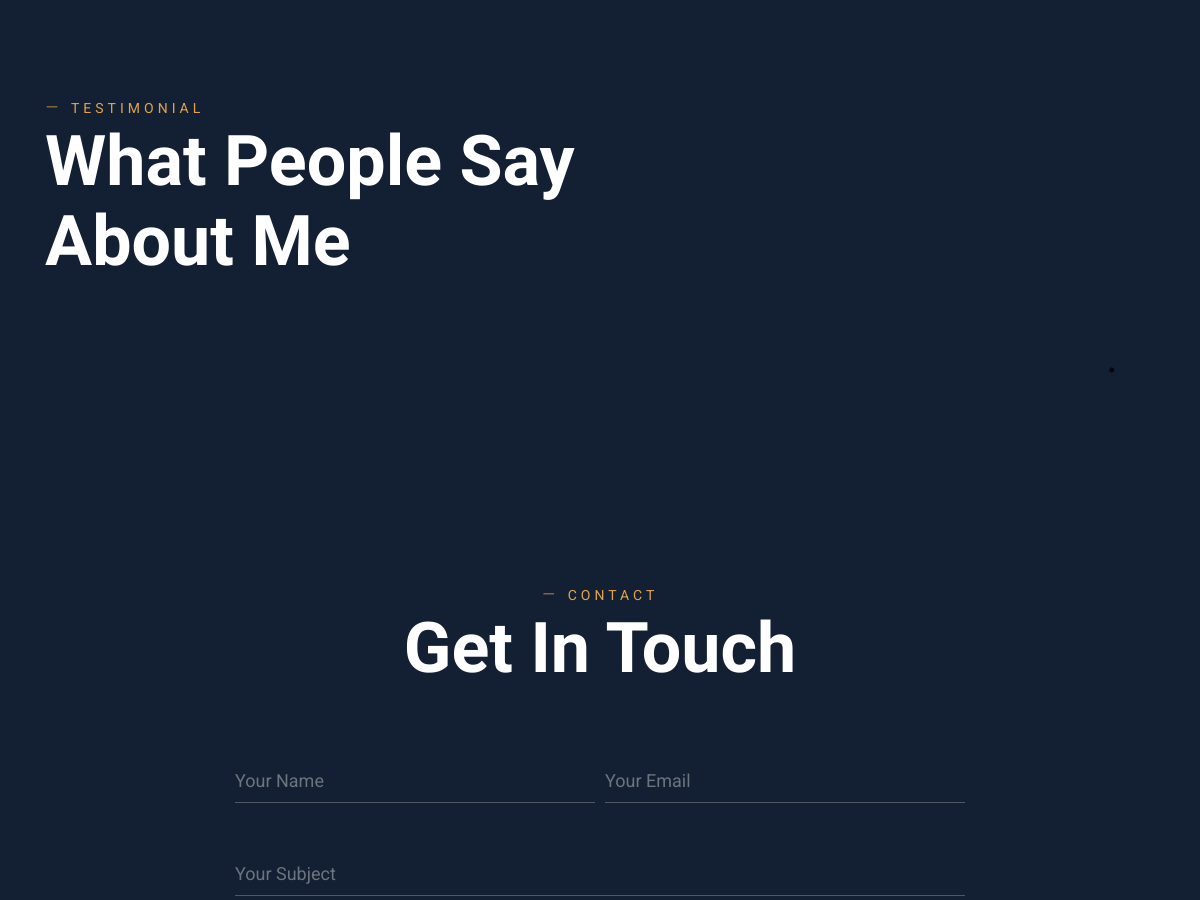
The app's page / (middle part), older data.
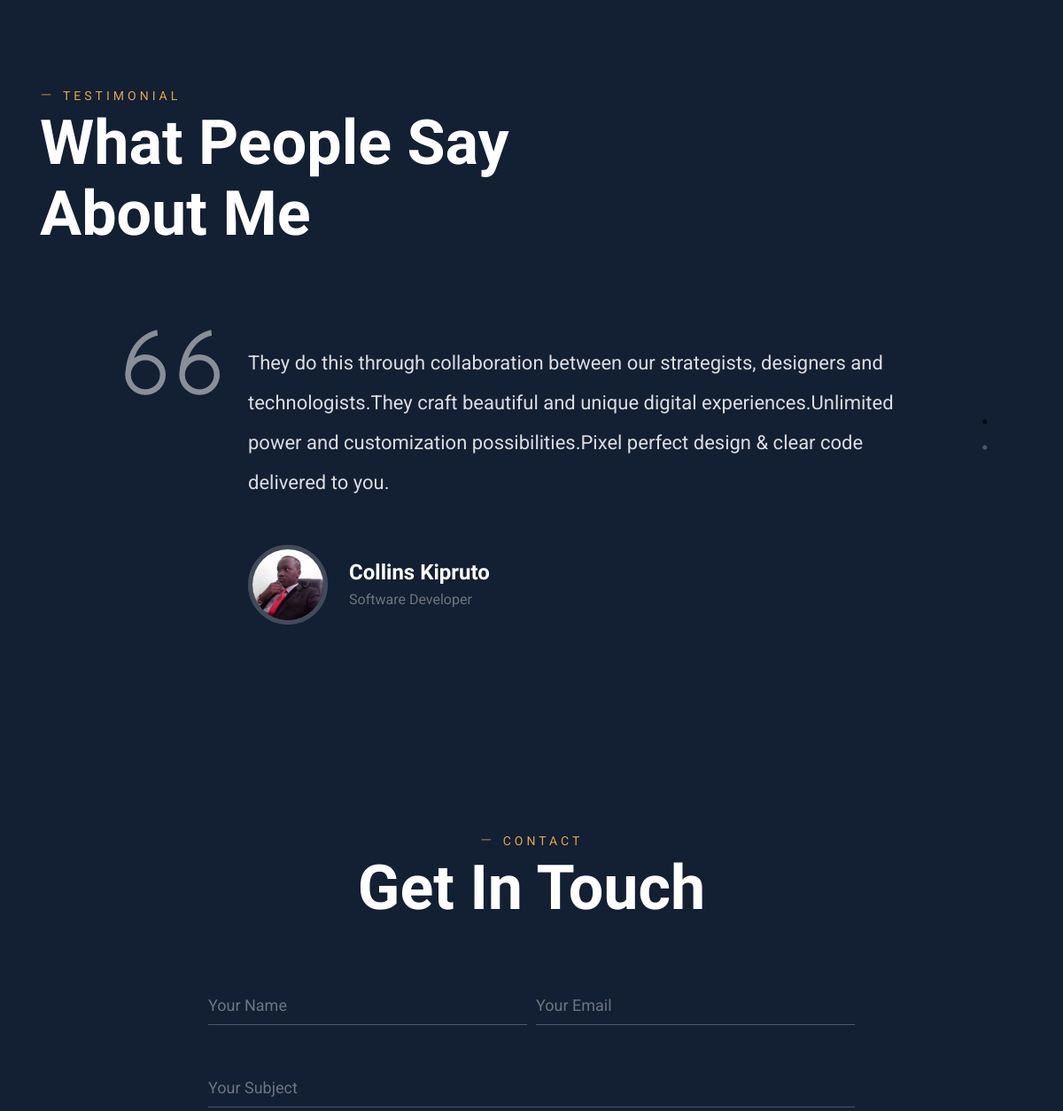
The same page, newer data.
### landingpage/models.py (models this page shows, shortened)
class Testimonial(models.Model):
    name = models.CharField(max_length=250)
    testimonial = models.TextField()
    career = models.CharField(max_length=100)
    image = models.ImageField(upload_to='Testimonial_image')
    class Meta:
        verbose_name = 'Testimonial'
        verbose_name_plural = 'Testimonials'

### landingpage/views.py (the view)
# urls.py: path('', views.LandingPage, name='home'),
def LandingPage(request):
    p_list = PortfolioProject.objects.all()
    t_list = Testimonial.objects.all()
    context = {
        "projects": p_list,
        "testimonials": t_list,
    }
    return render(request, "landingpage/index.html", context)

### templates/landingpage/index.html (shortened to what this page needs)
{% extends 'base.html' %} {% load static %} {% block content %}
<section class="section testomionial" data-aos="fade-up">
  <div class="container">
    <div class="row">
      <div class="col-lg-8">
        <div class="section-title">
          <span class="text-color mb-0 text-uppercase letter-spacing text-sm">
            <i class="ti-minus mr-2"></i>testimonial</span
          >
          <h1 class="title">What People Say About me</h1>
        </div>
      </div>
    </div>
    <div class="row justify-content-center">
      <div class="col-lg-10">
        <div class="testimonial-slider">
          {% for testimonial in testimonials %}
          <div class="testimonial-item position-relative">
            <i class="ti-quote-left text-white-50"></i>
            <div class="testimonial-content">
              <p class="text-md mt-3">{{testimonial.testimonial}}</p>
              <div class="media mt-5 align-items-center">
                <img
                  src="{{testimonial.image.url}}"
                  alt=""
                  class="img-fluid rounded-circle align-self-center mr-4"
                />
                <div class="media-body">
                  <h3 class="mb-0">{{testimonial.name}}</h3>
                  <span class="text-muted">{{testimonial.career}}</span>
                </div>
              </div>
            </div>
          </div>
          {% endfor %}
        </div>
      </div>
    </div>
  </div>
</section>
{% endblock content %}

### templates/base.html (shortened to what this page needs)
{% load static %}
<!DOCTYPE html>
<html lang="zxx">
<head>
  <link rel="stylesheet" href="{% static 'plugins/bootstrap/css/bootstrap.min.css' %}">
  <link rel="stylesheet" href="{% static 'plugins/themify/css/themify-icons.css' %}">
  <link rel="stylesheet" href="{% static 'plugins/animate-css/animate.css' %}">
  <link rel="stylesheet" href="{% static 'plugins/aos/aos.css' %}">
  <link rel="stylesheet" href="{% static 'plugins/owl/assets/owl.carousel.min.css' %}">
  <link rel="stylesheet" href="{% static 'plugins/owl/assets/owl.theme.default.min.css' %}" >
  <link rel="stylesheet" href="{% static 'plugins/slick-carousel/slick/slick.css' %}">
  <link rel="stylesheet" href="{% static 'plugins/slick-carousel/slick/slick-theme.css' %}">
  <link rel="stylesheet" href="{% static 'css/style.css' %}">
</head>
<body class="portfolio" id="top">
{% block content %}
{% endblock content %}
{% include "landingpage/contact.html" %}
  </body>
</html>

### templates/landingpage/contact.html (shortened to what this page needs)
<section class="section" id="contact" data-aos="fade-up">
  <div class="container">
    <div class="row justify-content-center">
      <div class="col-lg-8">
        <div class="section-title text-center">
          <span class="text-color mb-0 text-uppercase letter-spacing text-sm">
            <i class="ti-minus mr-2"></i>Contact</span
          >
          <h1 class="title">Get in Touch</h1>
        </div>
      </div>
    </div>
    <div class="row justify-content-center">
      <div class="col-lg-8">
        <form
          class="contact__form form-row contact-form"
          method="post"
          action="#"
          id="contactForm"
        >
          <div class="row">
            <div class="col-12">
            </div>
          </div>
          <div class="form-group col-lg-6 mb-5">
            <input
              type="text"
              id="name"
              name="name"
              class="form-control bg-transparent"
              placeholder="Your Name"
            />
          </div>
          <div class="form-group col-lg-6 mb-5">
            <input
              type="text"
              name="email"
              id="email"
              class="form-control bg-transparent"
              placeholder="Your Email"
            />
          </div>
          <div class="form-group col-lg-12 mb-5">
            <input
              type="text"
              name="subject"
              id="subject"
              class="form-control bg-transparent"
              placeholder="Your Subject"
            />
          </div>
        </form>
      </div>
    </div>
  </div>
</section>

### static/css/style.css (style rules this page uses)
body { line-height: 1.7; font-family: "Roboto", sans-serif; -webkit-font-smoothing: antialiased; font-size: 16px; }
h1, h2, h3, h4, h5, h6 { font-family: "Work Sans", sans-serif; }
h1, h2, h3, h4, h5, h6 { font-weight: 700; }
h1 { font-size: 40px; line-height: 50px; }
h3 { font-size: 24px; line-height: 34px; }
p { color: #8b98af; }
body, html { overflow-x: hidden; width: 100%; }
.portfolio { background: #131f33; color: #fff; }
input[type="email"], input[type="password"], input[type="text"], input[type="tel"] { box-shadow: none; height: 45px; outline: none; font-size: 14px; }
.form-control { box-shadow: none; border-radius: 0; }
.section { padding: 100px 0; }
.section-title { margin-bottom: 70px; }
.section-title span { letter-spacing: 4px; }
.section-title .title { text-transform: capitalize; }
.text-color { color: #e1a34c; }
.letter-spacing { letter-spacing: 1px; }
.text-sm { font-size: 14px; }
.text-md { font-size: 22px; }
.title { font-size: 70px; line-height: 80px; position: relative; }
.testimonial-slider .testimonial-content { padding-left: 140px; padding-top: 20px; }
.testimonial-slider .testimonial-item i { position: absolute; left: 0px; content: ""; top: 0px; font-size: 110px; }
.testimonial-slider .testimonial-item p { line-height: 45px; color: rgba(255, 255, 255, 0.85); }
.testimonial-slider .testimonial-item .media img { border: 5px solid rgba(255, 255, 255, 0.2); width: 90px; }
.contact-form .form-control { border: 0px; border-bottom: 1px solid rgba(255, 255, 255, 0.25); padding-left: 0px; font-size: 18px; }

Row changes from the older to the newer data that the page shows:
added Testimonial: testimonial "They do this through collaboration between our strategists, designers and technologists.They craft beautiful and unique digital experiences.Unlimited power and customization possibilities.Pixel perfect design & clear code delivered to you.", image (picture), name "Collins Kipruto", career "Software Developer"
